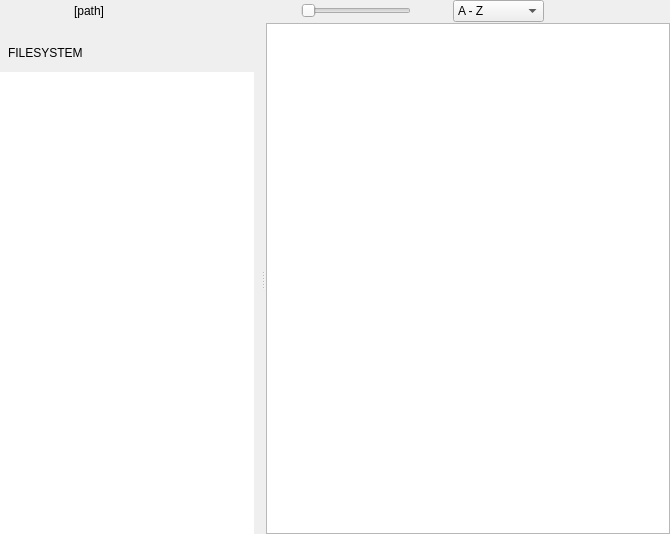
<?xml version="1.0" encoding="UTF-8"?>
<ui version="4.0">
 <class>FolderView</class>
 <widget class="QWidget" name="FolderView">
  <property name="geometry">
   <rect>
    <x>0</x>
    <y>0</y>
    <width>670</width>
    <height>534</height>
   </rect>
  </property>
  <property name="focusPolicy">
   <enum>Qt::StrongFocus</enum>
  </property>
  <property name="windowTitle">
   <string>Form</string>
  </property>
  <layout class="QVBoxLayout" name="verticalLayout">
   <property name="spacing">
    <number>0</number>
   </property>
   <property name="leftMargin">
    <number>0</number>
   </property>
   <property name="topMargin">
    <number>0</number>
   </property>
   <property name="rightMargin">
    <number>0</number>
   </property>
   <property name="bottomMargin">
    <number>0</number>
   </property>
   <item>
    <widget class="QWidget" name="topBar" native="true">
     <property name="sizePolicy">
      <sizepolicy hsizetype="Preferred" vsizetype="Fixed">
       <horstretch>0</horstretch>
       <verstretch>0</verstretch>
      </sizepolicy>
     </property>
     <property name="accessibleName">
      <string notr="true">FolderViewTopBar</string>
     </property>
     <layout class="QHBoxLayout" name="horizontalLayout_5">
      <property name="spacing">
       <number>0</number>
      </property>
      <property name="leftMargin">
       <number>0</number>
      </property>
      <property name="topMargin">
       <number>0</number>
      </property>
      <property name="rightMargin">
       <number>0</number>
      </property>
      <property name="bottomMargin">
       <number>0</number>
      </property>
      <item>
       <widget class="ActionButton" name="togglePlacesPanelButton" native="true">
        <property name="sizePolicy">
         <sizepolicy hsizetype="Fixed" vsizetype="Expanding">
          <horstretch>0</horstretch>
          <verstretch>0</verstretch>
         </sizepolicy>
        </property>
        <property name="minimumSize">
         <size>
          <width>40</width>
          <height>0</height>
         </size>
        </property>
        <property name="maximumSize">
         <size>
          <width>40</width>
          <height>16777215</height>
         </size>
        </property>
        <property name="accessibleName">
         <string notr="true">CheckableButtonLE</string>
        </property>
       </widget>
      </item>
      <item>
       <widget class="QWidget" name="pathBar" native="true">
        <property name="sizePolicy">
         <sizepolicy hsizetype="Minimum" vsizetype="Expanding">
          <horstretch>0</horstretch>
          <verstretch>0</verstretch>
         </sizepolicy>
        </property>
        <property name="accessibleName">
         <string notr="true">PathBar</string>
        </property>
        <layout class="QHBoxLayout" name="horizontalLayout">
         <property name="spacing">
          <number>0</number>
         </property>
         <property name="leftMargin">
          <number>0</number>
         </property>
         <property name="topMargin">
          <number>0</number>
         </property>
         <property name="rightMargin">
          <number>0</number>
         </property>
         <property name="bottomMargin">
          <number>0</number>
         </property>
         <item>
          <widget class="ActionButton" name="upButton" native="true">
           <property name="sizePolicy">
            <sizepolicy hsizetype="Fixed" vsizetype="Expanding">
             <horstretch>0</horstretch>
             <verstretch>0</verstretch>
            </sizepolicy>
           </property>
           <property name="minimumSize">
            <size>
             <width>34</width>
             <height>0</height>
            </size>
           </property>
           <property name="maximumSize">
            <size>
             <width>34</width>
             <height>16777215</height>
            </size>
           </property>
           <property name="accessibleName">
            <string notr="true">PathBarButton</string>
           </property>
          </widget>
         </item>
         <item>
          <widget class="QLabel" name="pathLabel">
           <property name="cursor">
            <cursorShape>IBeamCursor</cursorShape>
           </property>
           <property name="text">
            <string>[path]</string>
           </property>
          </widget>
         </item>
        </layout>
       </widget>
      </item>
      <item>
       <spacer name="pathbarSpacer">
        <property name="orientation">
         <enum>Qt::Horizontal</enum>
        </property>
        <property name="sizeType">
         <enum>QSizePolicy::MinimumExpanding</enum>
        </property>
        <property name="sizeHint" stdset="0">
         <size>
          <width>0</width>
          <height>20</height>
         </size>
        </property>
       </spacer>
      </item>
      <item>
       <widget class="QSlider" name="zoomSlider">
        <property name="sizePolicy">
         <sizepolicy hsizetype="Fixed" vsizetype="Fixed">
          <horstretch>0</horstretch>
          <verstretch>0</verstretch>
         </sizepolicy>
        </property>
        <property name="minimumSize">
         <size>
          <width>110</width>
          <height>0</height>
         </size>
        </property>
        <property name="maximumSize">
         <size>
          <width>110</width>
          <height>16777215</height>
         </size>
        </property>
        <property name="focusPolicy">
         <enum>Qt::NoFocus</enum>
        </property>
        <property name="contextMenuPolicy">
         <enum>Qt::NoContextMenu</enum>
        </property>
        <property name="accessibleName">
         <string>FolderViewSlider</string>
        </property>
        <property name="orientation">
         <enum>Qt::Horizontal</enum>
        </property>
        <property name="tickPosition">
         <enum>QSlider::NoTicks</enum>
        </property>
       </widget>
      </item>
      <item>
       <spacer name="zoomSliderSpacer">
        <property name="orientation">
         <enum>Qt::Horizontal</enum>
        </property>
        <property name="sizeType">
         <enum>QSizePolicy::Fixed</enum>
        </property>
        <property name="sizeHint" stdset="0">
         <size>
          <width>3</width>
          <height>20</height>
         </size>
        </property>
       </spacer>
      </item>
      <item>
       <widget class="IconButton" name="optionsPopupButton" native="true">
        <property name="sizePolicy">
         <sizepolicy hsizetype="Fixed" vsizetype="Expanding">
          <horstretch>0</horstretch>
          <verstretch>0</verstretch>
         </sizepolicy>
        </property>
        <property name="minimumSize">
         <size>
          <width>38</width>
          <height>0</height>
         </size>
        </property>
        <property name="maximumSize">
         <size>
          <width>38</width>
          <height>16777215</height>
         </size>
        </property>
        <property name="accessibleName">
         <string>CheckableButton</string>
        </property>
       </widget>
      </item>
      <item>
       <spacer name="horizontalSpacer_3">
        <property name="orientation">
         <enum>Qt::Horizontal</enum>
        </property>
        <property name="sizeType">
         <enum>QSizePolicy::Maximum</enum>
        </property>
        <property name="sizeHint" stdset="0">
         <size>
          <width>1</width>
          <height>20</height>
         </size>
        </property>
       </spacer>
      </item>
      <item>
       <widget class="StyledComboBox" name="sortingComboBox">
        <property name="sizePolicy">
         <sizepolicy hsizetype="Preferred" vsizetype="MinimumExpanding">
          <horstretch>0</horstretch>
          <verstretch>0</verstretch>
         </sizepolicy>
        </property>
        <property name="contextMenuPolicy">
         <enum>Qt::NoContextMenu</enum>
        </property>
        <property name="accessibleName">
         <string>PanelComboBox</string>
        </property>
        <property name="frame">
         <bool>true</bool>
        </property>
        <item>
         <property name="text">
          <string>A - Z</string>
         </property>
        </item>
        <item>
         <property name="text">
          <string>Z - A</string>
         </property>
        </item>
        <item>
         <property name="text">
          <string>Size</string>
         </property>
        </item>
        <item>
         <property name="text">
          <string>Size (desc)</string>
         </property>
        </item>
        <item>
         <property name="text">
          <string>Oldest</string>
         </property>
        </item>
        <item>
         <property name="text">
          <string>Newest</string>
         </property>
        </item>
       </widget>
      </item>
      <item>
       <spacer name="horizontalSpacer_2">
        <property name="orientation">
         <enum>Qt::Horizontal</enum>
        </property>
        <property name="sizeType">
         <enum>QSizePolicy::Fixed</enum>
        </property>
        <property name="sizeHint" stdset="0">
         <size>
          <width>8</width>
          <height>20</height>
         </size>
        </property>
       </spacer>
      </item>
      <item>
       <widget class="ActionButton" name="docViewButton" native="true">
        <property name="sizePolicy">
         <sizepolicy hsizetype="Fixed" vsizetype="Expanding">
          <horstretch>0</horstretch>
          <verstretch>0</verstretch>
         </sizepolicy>
        </property>
        <property name="minimumSize">
         <size>
          <width>38</width>
          <height>0</height>
         </size>
        </property>
        <property name="maximumSize">
         <size>
          <width>38</width>
          <height>16777215</height>
         </size>
        </property>
        <property name="accessibleName">
         <string>PanelButton</string>
        </property>
       </widget>
      </item>
      <item>
       <widget class="ActionButton" name="settingsButton" native="true">
        <property name="sizePolicy">
         <sizepolicy hsizetype="Fixed" vsizetype="Expanding">
          <horstretch>0</horstretch>
          <verstretch>0</verstretch>
         </sizepolicy>
        </property>
        <property name="minimumSize">
         <size>
          <width>38</width>
          <height>0</height>
         </size>
        </property>
        <property name="maximumSize">
         <size>
          <width>38</width>
          <height>16777215</height>
         </size>
        </property>
        <property name="accessibleName">
         <string>PanelButton</string>
        </property>
       </widget>
      </item>
      <item>
       <spacer name="panelRightEdgeSpacer">
        <property name="orientation">
         <enum>Qt::Horizontal</enum>
        </property>
        <property name="sizeType">
         <enum>QSizePolicy::Fixed</enum>
        </property>
        <property name="sizeHint" stdset="0">
         <size>
          <width>2</width>
          <height>20</height>
         </size>
        </property>
       </spacer>
      </item>
      <item>
       <widget class="ActionButton" name="exitButton" native="true">
        <property name="sizePolicy">
         <sizepolicy hsizetype="Fixed" vsizetype="Expanding">
          <horstretch>0</horstretch>
          <verstretch>0</verstretch>
         </sizepolicy>
        </property>
        <property name="minimumSize">
         <size>
          <width>40</width>
          <height>0</height>
         </size>
        </property>
        <property name="maximumSize">
         <size>
          <width>40</width>
          <height>16777215</height>
         </size>
        </property>
        <property name="accessibleName">
         <string>PanelButtonRE</string>
        </property>
       </widget>
      </item>
     </layout>
    </widget>
   </item>
   <item>
    <widget class="QWidget" name="contentsWidget" native="true">
     <property name="sizePolicy">
      <sizepolicy hsizetype="MinimumExpanding" vsizetype="MinimumExpanding">
       <horstretch>0</horstretch>
       <verstretch>0</verstretch>
      </sizepolicy>
     </property>
     <property name="accessibleName">
      <string notr="true">FolderViewContents</string>
     </property>
     <layout class="QHBoxLayout" name="horizontalLayout_7">
      <property name="spacing">
       <number>0</number>
      </property>
      <property name="leftMargin">
       <number>0</number>
      </property>
      <property name="topMargin">
       <number>1</number>
      </property>
      <property name="rightMargin">
       <number>0</number>
      </property>
      <property name="bottomMargin">
       <number>0</number>
      </property>
      <item>
       <widget class="QSplitter" name="splitter">
        <property name="accessibleName">
         <string notr="true">FolderViewSplitter</string>
        </property>
        <property name="orientation">
         <enum>Qt::Horizontal</enum>
        </property>
        <property name="handleWidth">
         <number>6</number>
        </property>
        <property name="childrenCollapsible">
         <bool>false</bool>
        </property>
        <widget class="QWidget" name="placesPanel" native="true">
         <property name="sizePolicy">
          <sizepolicy hsizetype="Preferred" vsizetype="Preferred">
           <horstretch>0</horstretch>
           <verstretch>0</verstretch>
          </sizepolicy>
         </property>
         <property name="minimumSize">
          <size>
           <width>260</width>
           <height>0</height>
          </size>
         </property>
         <property name="accessibleName">
          <string>PlacesPanel</string>
         </property>
         <layout class="QVBoxLayout" name="verticalLayout_2">
          <property name="spacing">
           <number>6</number>
          </property>
          <property name="sizeConstraint">
           <enum>QLayout::SetDefaultConstraint</enum>
          </property>
          <property name="leftMargin">
           <number>0</number>
          </property>
          <property name="topMargin">
           <number>7</number>
          </property>
          <property name="rightMargin">
           <number>6</number>
          </property>
          <property name="bottomMargin">
           <number>0</number>
          </property>
          <item>
           <spacer name="placesPanelSpacer">
            <property name="orientation">
             <enum>Qt::Vertical</enum>
            </property>
            <property name="sizeType">
             <enum>QSizePolicy::Fixed</enum>
            </property>
            <property name="sizeHint" stdset="0">
             <size>
              <width>20</width>
              <height>10</height>
             </size>
            </property>
           </spacer>
          </item>
          <item>
           <layout class="QHBoxLayout" name="horizontalLayout_6">
            <property name="spacing">
             <number>16</number>
            </property>
            <property name="leftMargin">
             <number>8</number>
            </property>
            <property name="topMargin">
             <number>0</number>
            </property>
            <property name="rightMargin">
             <number>5</number>
            </property>
            <property name="bottomMargin">
             <number>0</number>
            </property>
            <item>
             <widget class="ClickableLabel" name="directoriesLabel">
              <property name="sizePolicy">
               <sizepolicy hsizetype="MinimumExpanding" vsizetype="Preferred">
                <horstretch>0</horstretch>
                <verstretch>0</verstretch>
               </sizepolicy>
              </property>
              <property name="cursor">
               <cursorShape>PointingHandCursor</cursorShape>
              </property>
              <property name="mouseTracking">
               <bool>true</bool>
              </property>
              <property name="accessibleName">
               <string notr="true">PanelSectionHeader</string>
              </property>
              <property name="text">
               <string>FILESYSTEM</string>
              </property>
             </widget>
            </item>
            <item>
             <layout class="QHBoxLayout" name="horizontalLayout_8">
              <property name="spacing">
               <number>0</number>
              </property>
              <property name="leftMargin">
               <number>0</number>
              </property>
              <item>
               <widget class="IconButton" name="rootButton" native="true">
                <property name="minimumSize">
                 <size>
                  <width>26</width>
                  <height>26</height>
                 </size>
                </property>
                <property name="maximumSize">
                 <size>
                  <width>26</width>
                  <height>26</height>
                 </size>
                </property>
                <property name="accessibleName">
                 <string>PlacesPanelButton</string>
                </property>
               </widget>
              </item>
              <item>
               <widget class="IconButton" name="homeButton" native="true">
                <property name="minimumSize">
                 <size>
                  <width>26</width>
                  <height>26</height>
                 </size>
                </property>
                <property name="maximumSize">
                 <size>
                  <width>26</width>
                  <height>26</height>
                 </size>
                </property>
                <property name="accessibleName">
                 <string>PlacesPanelButton</string>
                </property>
               </widget>
              </item>
             </layout>
            </item>
           </layout>
          </item>
          <item>
           <widget class="TreeViewCustom" name="dirTreeView">
            <property name="sizePolicy">
             <sizepolicy hsizetype="Preferred" vsizetype="Expanding">
              <horstretch>0</horstretch>
              <verstretch>2</verstretch>
             </sizepolicy>
            </property>
            <property name="minimumSize">
             <size>
              <width>1</width>
              <height>1</height>
             </size>
            </property>
            <property name="frameShape">
             <enum>QFrame::NoFrame</enum>
            </property>
            <property name="verticalScrollBarPolicy">
             <enum>Qt::ScrollBarAsNeeded</enum>
            </property>
            <property name="horizontalScrollBarPolicy">
             <enum>Qt::ScrollBarAlwaysOff</enum>
            </property>
            <property name="sizeAdjustPolicy">
             <enum>QAbstractScrollArea::AdjustToContents</enum>
            </property>
            <property name="uniformRowHeights">
             <bool>true</bool>
            </property>
            <property name="animated">
             <bool>false</bool>
            </property>
            <property name="headerHidden">
             <bool>true</bool>
            </property>
            <property name="expandsOnDoubleClick">
             <bool>true</bool>
            </property>
            <attribute name="headerVisible">
             <bool>false</bool>
            </attribute>
           </widget>
          </item>
          <item>
           <spacer name="verticalSpacer">
            <property name="orientation">
             <enum>Qt::Vertical</enum>
            </property>
            <property name="sizeType">
             <enum>QSizePolicy::MinimumExpanding</enum>
            </property>
            <property name="sizeHint" stdset="0">
             <size>
              <width>20</width>
              <height>0</height>
             </size>
            </property>
           </spacer>
          </item>
         </layout>
        </widget>
        <widget class="QWidget" name="thumbnailGridHolder" native="true">
         <layout class="QHBoxLayout" name="horizontalLayout_2">
          <property name="spacing">
           <number>0</number>
          </property>
          <property name="leftMargin">
           <number>0</number>
          </property>
          <property name="topMargin">
           <number>0</number>
          </property>
          <property name="rightMargin">
           <number>0</number>
          </property>
          <property name="bottomMargin">
           <number>0</number>
          </property>
          <item>
           <widget class="FolderGridView" name="thumbnailGrid">
            <property name="minimumSize">
             <size>
              <width>200</width>
              <height>0</height>
             </size>
            </property>
           </widget>
          </item>
         </layout>
        </widget>
       </widget>
      </item>
     </layout>
    </widget>
   </item>
  </layout>
 </widget>
 <customwidgets>
  <customwidget>
   <class>ClickableLabel</class>
   <extends>QLabel</extends>
   <header>gui/customwidgets/clickablelabel.h</header>
   <slots>
    <signal>clicked()</signal>
   </slots>
  </customwidget>
  <customwidget>
   <class>StyledComboBox</class>
   <extends>QComboBox</extends>
   <header>gui/customwidgets/styledcombobox.h</header>
  </customwidget>
  <customwidget>
   <class>ActionButton</class>
   <extends>QWidget</extends>
   <header>gui/customwidgets/actionbutton.h</header>
   <container>1</container>
  </customwidget>
  <customwidget>
   <class>FolderGridView</class>
   <extends>QGraphicsView</extends>
   <header>gui/folderview/foldergridview.h</header>
  </customwidget>
  <customwidget>
   <class>TreeViewCustom</class>
   <extends>QTreeView</extends>
   <header>gui/folderview/treeviewcustom.h</header>
  </customwidget>
  <customwidget>
   <class>IconButton</class>
   <extends>QWidget</extends>
   <header>gui/customwidgets/iconbutton.h</header>
   <container>1</container>
  </customwidget>
 </customwidgets>
 <resources/>
 <connections>
  <connection>
   <sender>directoriesLabel</sender>
   <signal>clicked()</signal>
   <receiver>FolderView</receiver>
   <slot>toggleFilesystemView()</slot>
   <hints>
    <hint type="sourcelabel">
     <x>44</x>
     <y>234</y>
    </hint>
    <hint type="destinationlabel">
     <x>-10</x>
     <y>166</y>
    </hint>
   </hints>
  </connection>
  <connection>
   <sender>dirTreeView</sender>
   <signal>clicked(QModelIndex)</signal>
   <receiver>FolderView</receiver>
   <slot>onTreeViewClicked(QModelIndex)</slot>
   <hints>
    <hint type="sourcelabel">
     <x>106</x>
     <y>298</y>
    </hint>
    <hint type="destinationlabel">
     <x>11</x>
     <y>39</y>
    </hint>
   </hints>
  </connection>
 </connections>
 <slots>
  <slot>onTreeViewClicked(QModelIndex)</slot>
  <slot>toggleFilesystemView()</slot>
 </slots>
</ui>
